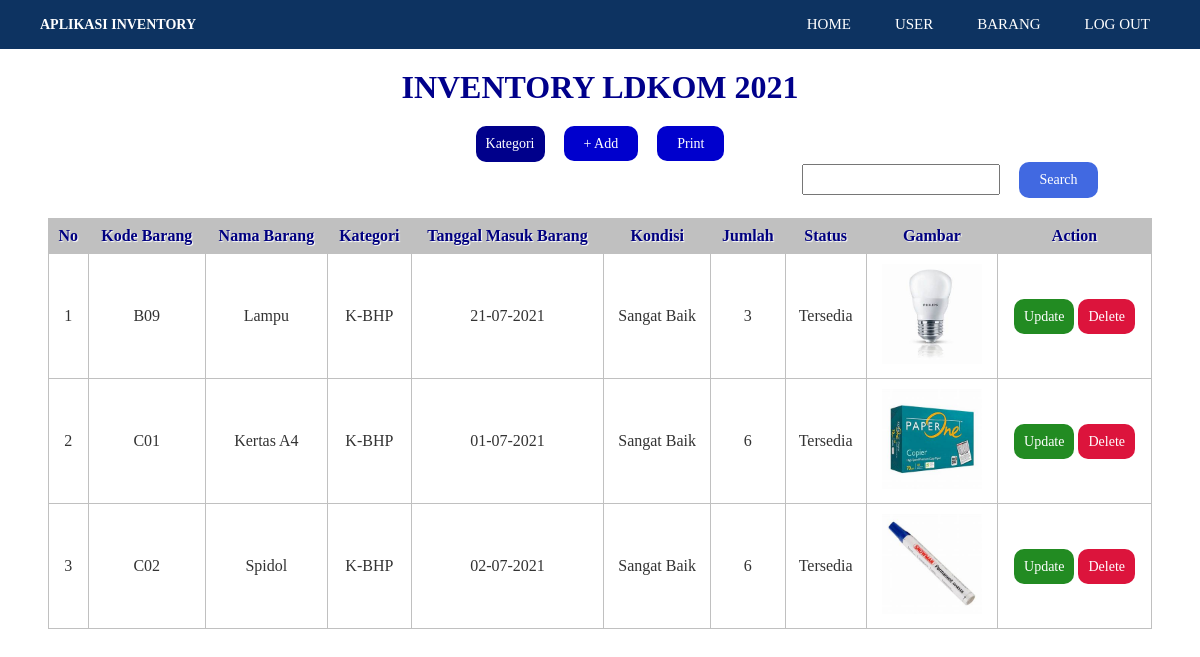
The page /index_admin_bhp.php (signed in) on the database its author committed.
### tables this page shows
CREATE TABLE `barangmasuk` (
  `kode` varchar(50) NOT NULL,
  `nama` varchar(50) DEFAULT NULL,
  `idk` varchar(30) DEFAULT NULL,
  `tglmasuk` date DEFAULT NULL,
  `kondisi` varchar(30) DEFAULT NULL,
  `jumlah` int(10) DEFAULT NULL,
  `status` varchar(20) NOT NULL,
  `gambar` varchar(50) DEFAULT NULL
);

### index_admin_bhp.php (the view, shortened to what this page needs)
<!DOCTYPE html>
<html>
  <head>
  </head>
  <body>
    <header>
        <div class="container">
          <h1><a>Aplikasi Inventory</a></h1>
            <ul>
            <li><a href="home.php">HOME</a></li>
            <li><a href="user.php">USER</a></li>
            <li><a href="index_admin.php">BARANG</a></li>
            <li><a href="logout_admin.php">LOG OUT</a></li>
          </ul>
        </div>
    </header>
    <form method="POST" action="<?php echo $_SERVER["PHP_SELF"];?>" enctype="multipart/form-data" >
    <center><h1>Inventory LDKOM 2021</h1><center>
    <div class="baris">
        <div class="dropdown">
          <button class="ktg">Kategori</button>
        </div>
        <a href="halamaninput.php" class="tbladd" >+ Add</a>
        <a href="print.php" class="tbladd" >Print</a>
        <input class="kolom" type="text" name="cari">
        <input class="tblcari" type="submit" value="Search">
    </div>
    <table>
      <thead>
        <tr>
          <th>No</th>
          <th>Kode Barang</th>
          <th>Nama Barang</th>
          <th>Kategori</th>
          <th>Tanggal Masuk Barang</th>
          <th>Kondisi</th>
          <th>Jumlah</th>
          <th>Status</th>
          <th>Gambar</th>
          <th>Action</th>
        </tr>
    </thead>
    <tbody>
        <?php
            include "koneksi.php";
            if(isset($_POST['cari']))
            {
            $cari=trim($_POST['cari']);
            $query = "SELECT * FROM barangmasuk where kode like '%$cari%' or nama like '%$cari%' or idk like '%$cari%' or tglmasuk like '%$cari%' or kondisi like '%$cari%' or jumlah like '%$cari%'";
            }
            else
            {
            $query = "SELECT * FROM barangmasuk where idk='K-BHP'";
            }
            $result = mysqli_query($koneksi, $query);
            $no = 1;
            while($row = mysqli_fetch_assoc($result))
            {
           ?>
            <tr>
                <td><?php echo $no; ?></td>
                <td><?php echo $row['kode']; ?></td>
                <td><?php echo $row['nama']; ?></td>
                <td><?php $idk = $row['idk'];
                    if($idk=="K-BHP")
                      {echo "K-BHP";}
                    else
                      {echo "K-BTHP";}
                    ?>
                </td>
                <td><?php echo date("d-m-Y",strtotime ($row['tglmasuk']));?></td>
                <td><?php echo $row['kondisi']; ?></td>
                <td><?php echo $row['jumlah']; ?></td>
                <td><?php echo $row['status']; ?></td>
                <td style="text-align: center;"><img src="gambar/<?php echo $row['gambar']; ?>" style="width:100px; height:100px;"></td>
                <td>
                    <a class="tbledit" href="halamanedit.php?id=<?php echo $row['kode']; ?>">Update</a>
                    <a class="tbldelete" href="hapus.php?id=<?php echo $row['kode']; ?>" onclick="return confirm('Anda yakin akan menghapus data ini?')">Delete</a>
                </td>
            </tr>
        <?php
        $no++;
      }
      ?>
    </tbody>
    </table>
  </body>
</html>

### index_admin_bhp.php (style rules this page uses)
* { font-family: "Trebuchet MS"; margin: 0px; padding: 0px; }
h1 { text-transform: uppercase; color: #00008B; }
table { border: solid 1px #C0C0C0; border-collapse: collapse; border-spacing: 0; width: 92%; margin: 20px auto 20px auto; }
table thead th { background-color: #C0C0C0; border: solid 1px #C0C0C0; color: #000080; padding: 8px; text-align: center; text-shadow: 1px 1px 1px #fff; text-decoration: none; }
table tbody td { border: solid 1px #C0C0C0; color: #333; padding: 10px; text-align: center; }
a { color: #fff; padding: 10px; text-decoration: none; font-size: 14px; position: right; border-radius: 10px; }
.tbledit { background-color: #228B22; }
.tbldelete { background-color: #DC143C; }
.baris { float: left; display: block; clear: both; margin: 20px 50px; }
.container { width: 95%; margin: 0 auto; }
.container:after { content:''; display: block; clear: both; }
header h1 { font-size: 18px; float: left; align-items: center; padding: 13px 0px; color: #ffffff; text-decoration: none; }
header { background-color:#0d3361; margin-bottom: 20px; }
header ul { float: right; }
header ul li { display: inline-block; }
header ul li a { padding: 16px 20px; display: inline-block; color:#ffffff; font-size: 15px; text-decoration: none; }
.ktg { background-color: #00008B; color: white; padding: 10px; font-size: 14px; border: none; cursor: pointer; border-radius: 10px; }
.tblcari { background-color: #4169E1; color: white; padding: 10px 20px; font-size: 14px; border: none; cursor: pointer; border-radius: 10px; margin-left:15px; }
.kolom { padding: 5px 5px; font-size: 15px; margin-left:700px; }
.tbladd { background-color: #0000CD; color: white; padding: 10px 20px; font-size: 14px; border: none; cursor: pointer; border-radius: 10px; margin-left:15px; }
.dropdown { position: relative; display: inline-block; }

### rows shown on the page
barangmasuk: kode "B09", nama "Lampu", shows "K-BHP", tglmasuk "21-07-2021", kondisi "Sangat Baik", jumlah "3", status "Tersedia", gambar (picture)
barangmasuk: kode "C01", nama "Kertas A4", shows "K-BHP", tglmasuk "01-07-2021", kondisi "Sangat Baik", jumlah "6", status "Tersedia", gambar (picture)
barangmasuk: kode "C02", nama "Spidol", shows "K-BHP", tglmasuk "02-07-2021", kondisi "Sangat Baik", jumlah "6", status "Tersedia", gambar (picture)
